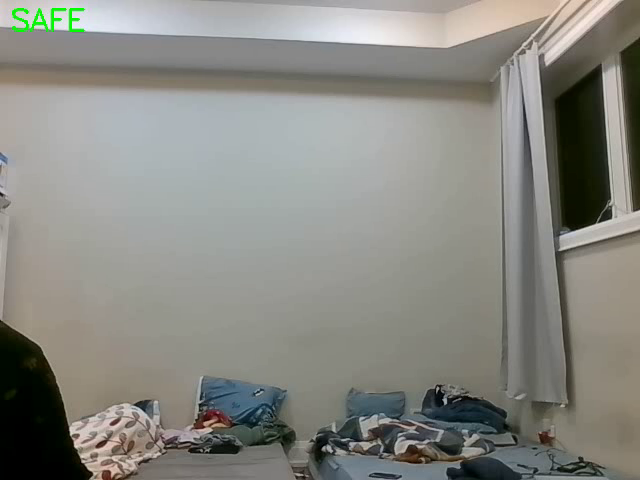
#> input picture frame 21 of Final Exam/thief_capture.mp4, 640 x 480 px, given in place of the camera
$ jupyter execute Mayuresh_Nerurkar_Thief_Detector.ipynb   (text cells are left out)
#> lines starting #> are read from the running program, lines starting #| are printed output that depends on the picture; after the words box and inside, x2 and y2 are one past the last pixel; in counts of white or black regions, pixels touching at a corner belong together
[cell 1]
import cv2

[cell 2]
cap = cv2.VideoCapture(0)

[cell 3]
frame = cap.read()[1]
#> frame is the input picture: shape (480, 640, 3); mean B, G, R 130.2, 136.2, 136
background = cv2.cvtColor(frame, cv2.COLOR_BGR2GRAY)

[cell 4]
frame = cap.read()[1]
gray = cv2.cvtColor(frame, cv2.COLOR_BGR2GRAY)
diff = cv2.absdiff(background, gray)
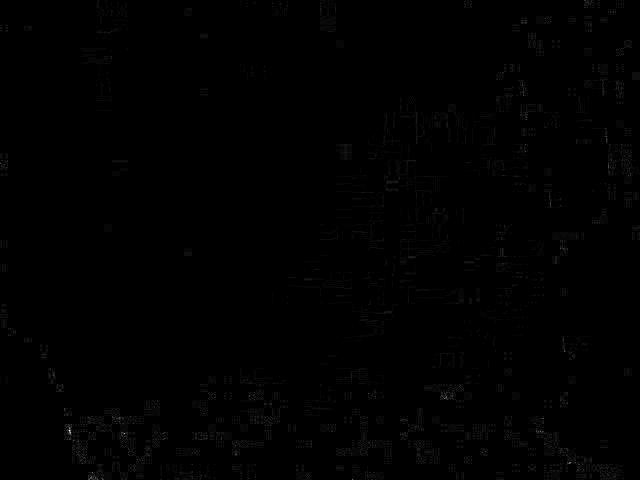
#> diff: shape (480, 640); min 0, max 33, mean 0.1; drawn with min black and max white

[cell 5]
thresh = cv2.threshold(diff, 25, 255, cv2.THRESH_BINARY)[1]
#> thresh: shape (480, 640); 0% white in thin lines or dots, all inside (x1, y1, x2, y2) = (69, 430, 70, 431)
# Dilate the thresholded image to fill in holes
thresh = cv2.dilate(thresh, None, iterations=2)
#> thresh: shape (480, 640); 0.01% white; 1 white region, box (x1, y1, x2, y2) and area: (67, 428, 72, 433) 25

[cell 6]
contours, hierarchy = cv2.findContours(thresh.copy(), cv2.RETR_EXTERNAL, cv2.CHAIN_APPROX_SIMPLE)
#> contours = [[[67, 428], [67, 432], [71, 432], [71, 428]]]

[cell 7]
if len(contours) > 0:
    cv2.putText(frame, "UNSAFE", (10, 30), cv2.FONT_HERSHEY_SIMPLEX, 1, (0, 0, 255), 2)
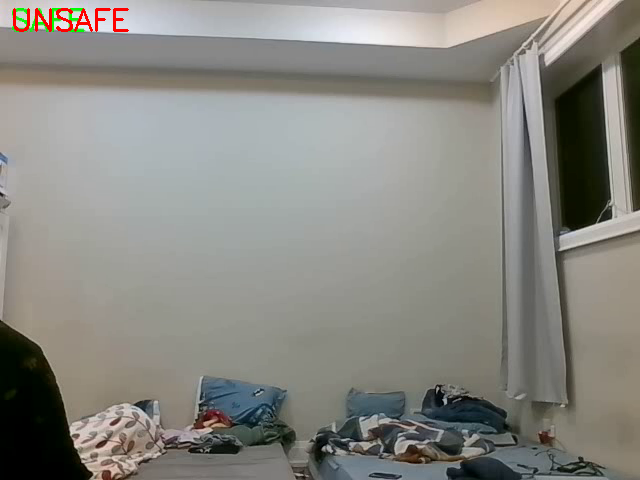
#> frame: shape (480, 640, 3); mean B, G, R 129.7, 135.5, 136.3
    for contour in contours:
        (x, y, w, h) = cv2.boundingRect(contour)
        cv2.rectangle(frame, (x, y), (x + w, y + h), (0, 0, 255), 2)
#> this loop made 1 pass
#> (contour, x, y, w, h) on pass 1: ([[67, 428], [67, 432], [71, 432], [71, 428]], 67, 428, 5, 5)
#> frame: shape (480, 640, 3); 0.02% of pixels changed, all inside (x1, y1, x2, y2) = (66, 427, 74, 435)
else:
    cv2.putText(frame, "SAFE", (10, 30), cv2.FONT_HERSHEY_SIMPLEX, 1, (0, 255, 0), 2)

[cell 8]
cv2.imshow("Frame with bounding box", frame)
cv2.waitKey(0)
cv2.destroyAllWindows()

[cell 9]
cap.release()
cv2.destroyAllWindows()

[cell 10]
import time

cap = cv2.VideoCapture(0)

width = int(cap.get(cv2.CAP_PROP_FRAME_WIDTH))
#> width = 640
height = int(cap.get(cv2.CAP_PROP_FRAME_HEIGHT))
#> height = 480

fourcc = cv2.VideoWriter_fourcc(*'mp4v')
#> fourcc = 1983148141
out = cv2.VideoWriter('thief_capture.mp4', fourcc, 20.0, (width, height))

frame0 = cap.read()[1]
# Give some time for the camera to adjust
time.sleep(1)
frame = cap.read()[1]
background = cv2.cvtColor(frame, cv2.COLOR_BGR2GRAY)

cv2.imshow("Background", background)

while True:
    ret, frame = cap.read()
    gray = cv2.cvtColor(frame, cv2.COLOR_BGR2GRAY)
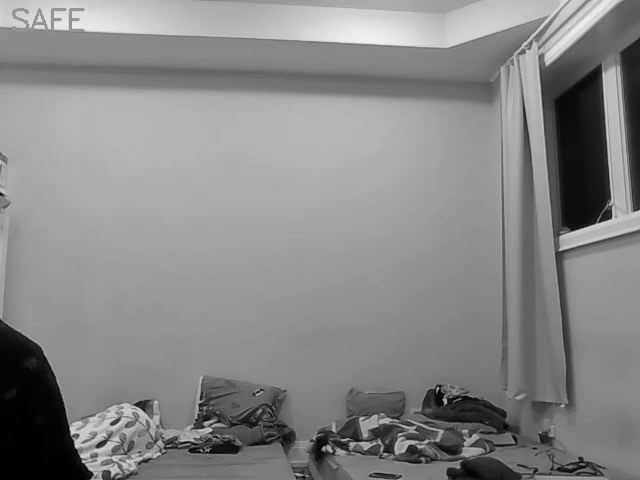
#> gray: shape (480, 640); min 0, max 242, mean 135.4

    diff = cv2.absdiff(background, gray)

    thresh = cv2.threshold(diff, 25, 255, cv2.THRESH_BINARY)[1]
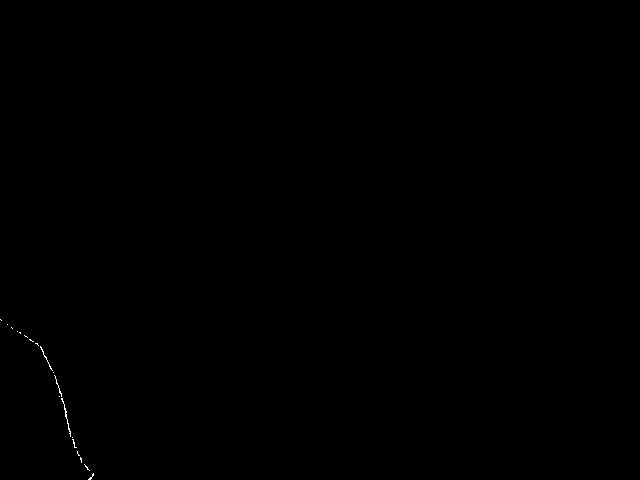
#> thresh: shape (480, 640); 0.06% white in thin lines or dots, all inside (x1, y1, x2, y2) = (0, 319, 94, 480)
    thresh = cv2.dilate(thresh, None, iterations=2)
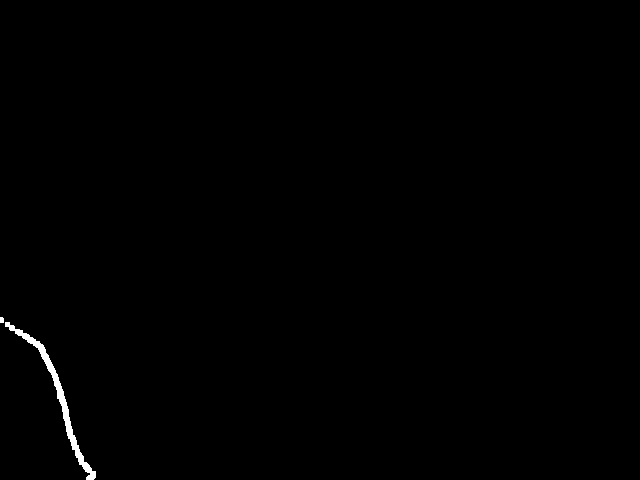
#> thresh: shape (480, 640); 0.39% white; 2 white regions

    contours, hierarchy = cv2.findContours(thresh, cv2.RETR_EXTERNAL, cv2.CHAIN_APPROX_SIMPLE)
#> contours = 2 contours, 1 with area under 20; largest, box (x1, y1, x2, y2) and area: (5, 322, 96, 480) 972
    frame_with_text = frame.copy()

    flag = False

    for contour in contours:
        area = cv2.contourArea(contour)

        if area > 30000:
            flag = True
#> this loop made 2 passes
#> area on pass 1: 972.5

    if flag:
        cv2.putText(frame_with_text, "UNSAFE", (10, 30), cv2.FONT_HERSHEY_SIMPLEX, 1, (0, 0, 255), 2)
        (x, y, w, h) = cv2.boundingRect(contour)
        cv2.rectangle(frame_with_text, (x, y), (x + w, y + h), (0, 0, 255), 2)
    else:
        cv2.putText(frame_with_text, "SAFE", (10, 30), cv2.FONT_HERSHEY_SIMPLEX, 1, (0, 255, 0), 2)
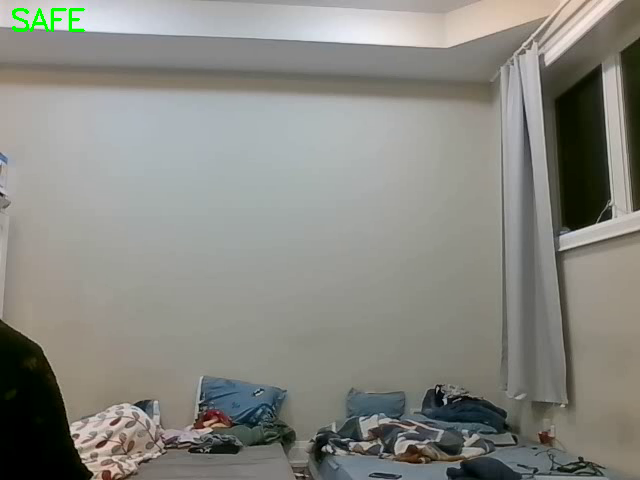
#> frame_with_text: shape (480, 640, 3); mean B, G, R 130.1, 136.2, 135.9
    cv2.imshow("Video Feed", frame_with_text)

    out.write(frame_with_text)

    if cv2.waitKey(1) & 0xFF == ord('q'):
#> (key q is pressed here)
        break

cap.release()
out.release()
cv2.destroyAllWindows()

$ run again, starting later in the video
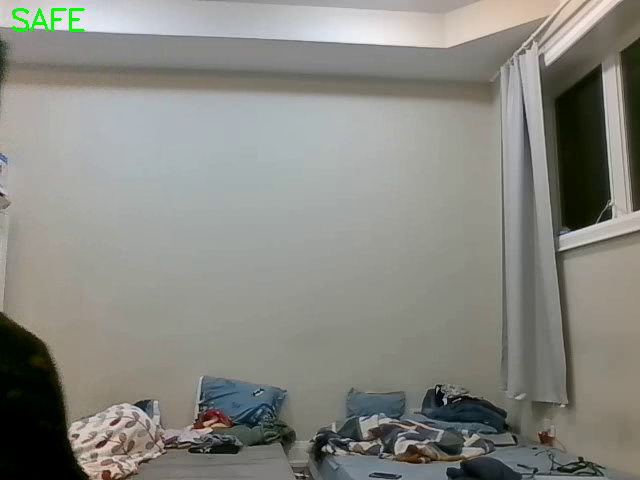
#> input picture frame 94 of Final Exam/thief_capture.mp4, 640 x 480 px, given in place of the camera
#> frame is the input picture: shape (480, 640, 3); mean B, G, R 130, 136, 135.8
#> `thresh = cv2.dilate(thresh, None, iterations=2)`:
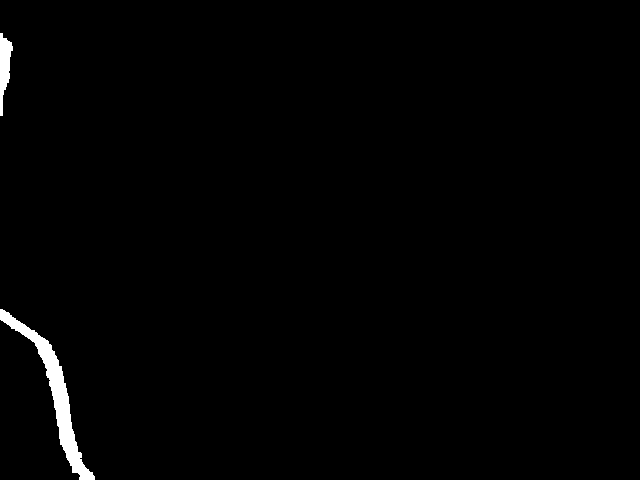
#> thresh: shape (480, 640); 1% white; 2 white regions
#> `contours, hierarchy = cv2.findContours(thresh.copy(), cv2.RETR_EXTERNA..`: contours = 2 contours; box (x1, y1, x2, y2) and area: (0, 309, 95, 480) 2410, (0, 33, 13, 116) 520
#> the loop `for contour in contours:` made 2 passes
#> (x, y, w, h) on passes 1 to 2: (0, 309, 95, 171), (0, 33, 13, 83)
#> width = 640
#> height = 480
#> fourcc = 1983148141
#> `contours, hierarchy = cv2.findContours(thresh, cv2.RETR_EXTERNAL, cv2...`: contours = 5 contours, 3 with area under 20; largest, box (x1, y1, x2, y2) and area: (0, 313, 89, 480) 2165, (0, 40, 5, 50) 32
#> the loop `for contour in contours:` made 5 passes
#> area on passes 2, 5: 2165, 32.5
#> `cv2.putText(frame_with_text, "SAFE", (10, 30), cv2.FONT_HERSHEY_SIMPLE..`:
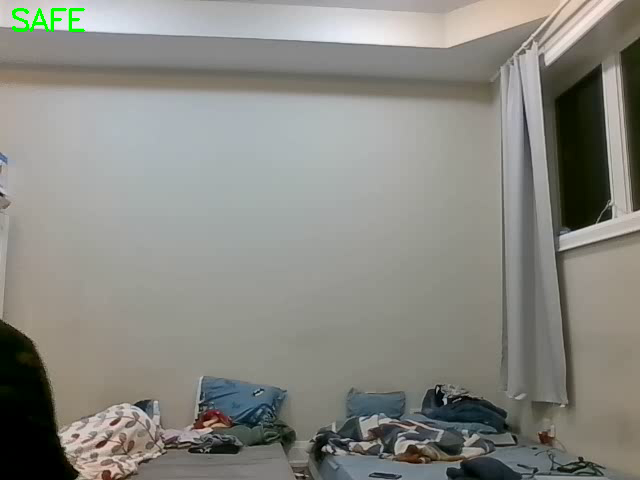
#> frame_with_text: shape (480, 640, 3); mean B, G, R 130.6, 136.8, 136.7
